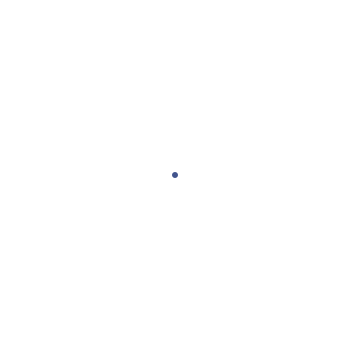
Frame 1 (no input)
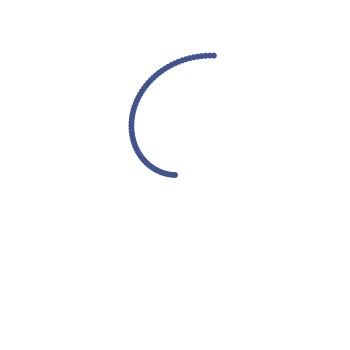
Frame 60 (the mouse pressed at the canvas centre just before this capture)
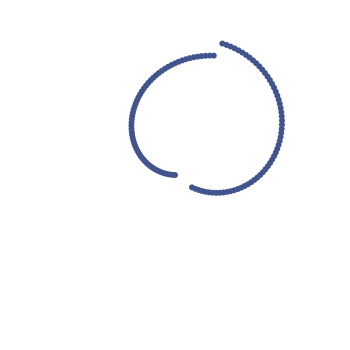
Frame 120 (the mouse held since frame 60 and released just before this capture)

The Processing sketch that drew these frames (run headless with seeded random() and noise(); from frame 60 on, the mouse is pressed at the canvas centre):

// Processing sketch: polarPathsCircle
// ── polarPathsCircle.pde
int radius = 20;
float diameter = 2*radius;
float xPos;
float yPos;
float theta = 0;
int dotController = 100;
float increment = PI/dotController;
float r;
color blue = #42548d;
int function = 1;
float a = 0.6;

// setup the canvas
void setup()
{
  size(350, 350);
  background(255);
  frameRate(120);
 
}

void draw()
{
  r = 140*sin(-a*theta);
 
  translate(width/2, height/2);
  theta += increment;
  xPos = r * cos(theta);
  yPos = r * sin(theta);
  fill(blue);
  noStroke();
  ellipse(xPos, yPos, 6, 6);
  point(xPos, yPos);
}


void mousePressed()
{
  background(255);
   a += .2;
   if(a==1) a += .2;   
}
